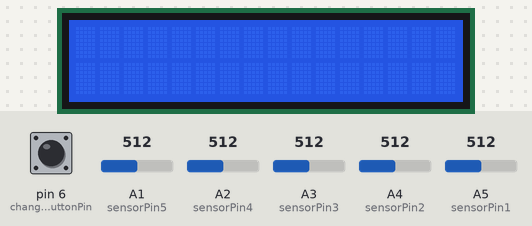
This sketch was run on a simulated Arduino Uno, built with avr-gcc and run on an emulated ATmega328P. On the bench: 16×2 character LCD. Inputs (shaded band) come from the test bench; at power-on: A4 (sensorPin2) = 512, A5 (sensorPin1) = 512, pin 6 (changeButtonPin) LOW, A1 (sensorPin5) = 512, A2 (sensorPin4) = 512, A3 (sensorPin3) = 512. What the sketch prints to the serial monitor is not drawn.

Above: at 1.2 s.
1.3 s: A4 (sensorPin2) set to 716
At 5.0 s:
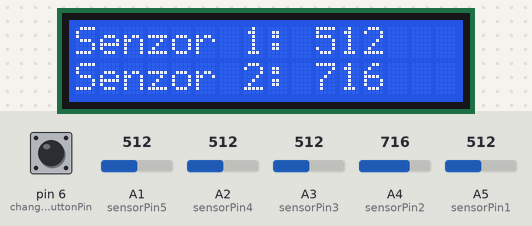
5.5 s: A5 (sensorPin1) set to 716
At 8.6 s:
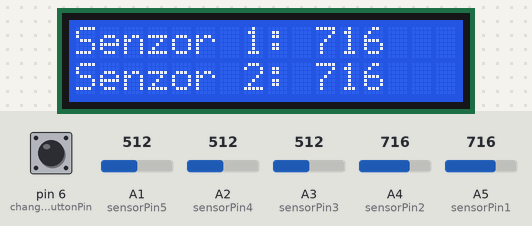
9.5 s: pin 6 (changeButtonPin) pulled HIGH for 2.35 s
At 13.3 s:
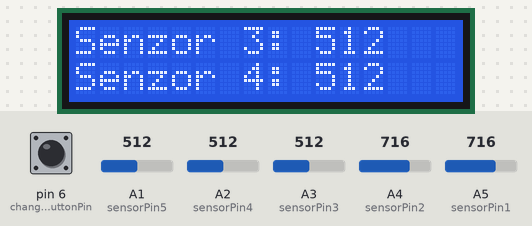
13.6 s: pin 6 (changeButtonPin) pulled HIGH for 2.35 s
At 17.0 s:
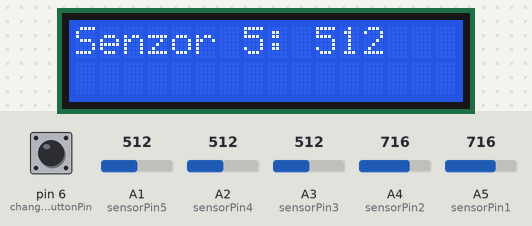
17.6 s: A1 (sensorPin5) set to 716
At 20.4 s:
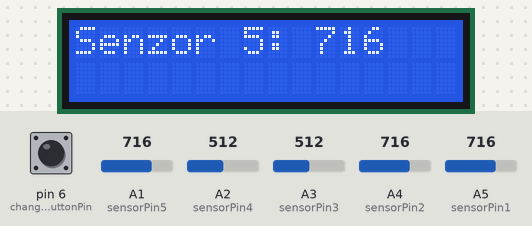
21.6 s: A1 (sensorPin5) set to 992
At 25.0 s:
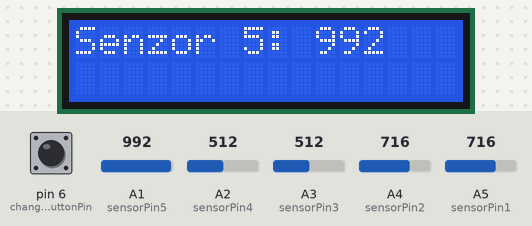
Timing chart, 0 to 26.5 s (numbered marks = the images above; inputs shaded):
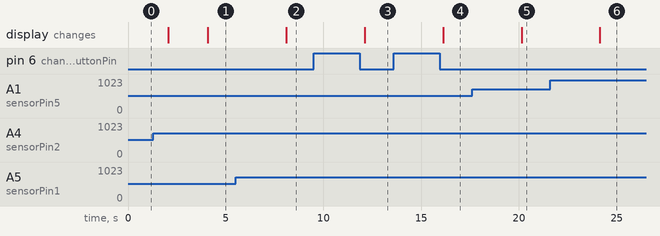

The sketch:

FotoresistorTes1.ino
```cpp
#include <LiquidCrystal.h>
const int rs = 12, en = 11, d4 = 5, d5 = 4, d6 = 3, d7 = 2;
LiquidCrystal lcd(rs, en, d4, d5, d6, d7);
int changeButton;
int photoResistor1;
int photoResistor2;
int photoResistor3;
int photoResistor4;
int photoResistor5;
int buttonIncrementor;

const int changeButtonPin = 6;
const int sensorPin1 = A5;
const int sensorPin2 = A4;
const int sensorPin3 = A3;
const int sensorPin4 = A2;
const int sensorPin5 = A1;

void setup() {
  Serial.begin(9600);
  Serial.println(" Time, Sensor1, Sensor2, Sensor3,  Sensor4, Sensor5");
  lcd.begin(16, 2);
  buttonIncrementor = 0;

}

void loop() {
  photoResistor1 = analogRead(sensorPin1);
  photoResistor2 = analogRead(sensorPin2);
  photoResistor3 = analogRead(sensorPin3);
  photoResistor4 = analogRead(sensorPin4);
  photoResistor5 = analogRead(sensorPin5);

  changeButton = digitalRead(changeButtonPin);
  /*
    Serial.print(" Senzor 1: ");
    Serial.print(photoResistor1);
    Serial.print(" Senzor 2: ");
    Serial.print(photoResistor2);
    Serial.print(" Senzor 3: ");
    Serial.print(photoResistor3);
    Serial.print(" Senzor 4: ");
    Serial.print(photoResistor4);
    Serial.print(" Senzor 5: ");
    Serial.println(photoResistor5);
  */
  Serial.print(",");
  Serial.print(photoResistor1);
  Serial.print(",");
  Serial.print(photoResistor2);
  Serial.print(",");
  Serial.print(photoResistor3);
  Serial.print(",");
  Serial.print(photoResistor4);
  Serial.print(",");
  Serial.print(photoResistor5);
  Serial.println(",");

  delay(2000);

  if (changeButton == 1 && buttonIncrementor < 2) {
    buttonIncrementor++;
  }
  else if (changeButton == 1 && buttonIncrementor >= 2) {
    buttonIncrementor = 0;
  }

  lcd.clear();
  if (buttonIncrementor == 0) {
    lcd.setCursor(0, 0);
    lcd.print("Senzor 1: ");
    lcd.print(photoResistor1);
    lcd.setCursor(0, 1);
    lcd.print("Senzor 2: ");
    lcd.print(photoResistor2);
  }
  else if (buttonIncrementor == 1) {
    lcd.setCursor(0, 0);
    lcd.print("Senzor 3: ");
    lcd.print(photoResistor3);
    lcd.setCursor(0, 1);
    lcd.print("Senzor 4: ");
    lcd.print(photoResistor4);

  }

  else if (buttonIncrementor == 2) {
    lcd.setCursor(0, 0);
    lcd.print("Senzor 5: ");
    lcd.print(photoResistor5);
    //lcd.setCursor(0, 1);
    //lcd.print("Senzor 4: ");
    //lcd.print(photoResistor4);

  }
}
```

Measured:
- after the input at 1.3 s, the display: first differs from a run without the input after 2.8 s (image 1)
- after the input at 5.5 s, the display: changes after 2.6 s (image 2)
- after the input at 9.5 s, the display: changes after 2.6 s (image 3)
- after the input at 13.6 s, the display: changes after 2.5 s (image 4)
- after the input at 17.6 s, the display: changes after 2.5 s (image 5)
- after the input at 21.6 s, the display: changes after 2.5 s (image 6)
